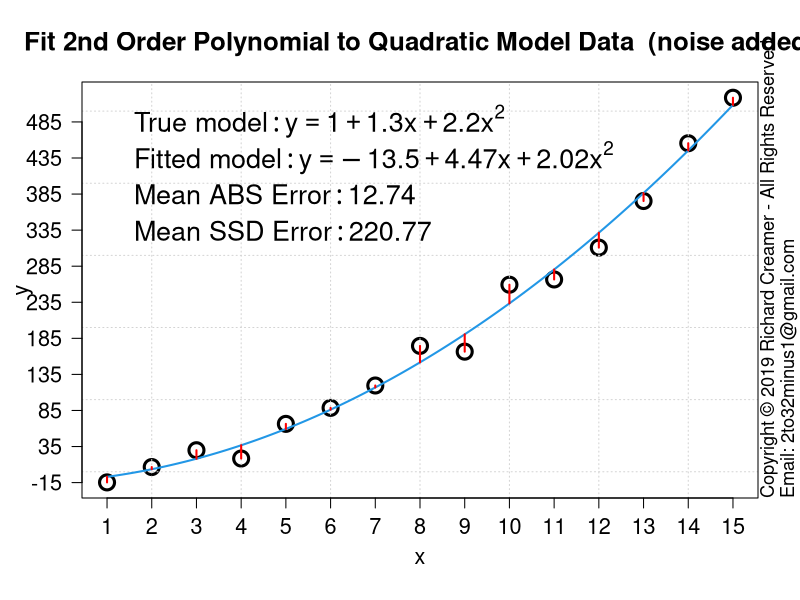

Write the R code that produced this figure.
##############################################################
### Copyright (c) Richard Creamer 2019 - All Rights Reserved
### Inquiries: email 2to32minus1@gmail.com
##############################################################

### Globals
fontScale = 1.2    # Global font size variable
lf        = 1.2    # Enlarge font of plot labels
verbose   = FALSE  # Verbose printing
lw        = 2      # Line width
xMargin   = 1      # X-axis margin for plots
yMargin   = 1      # Y-axis margin for plots
de        = 0.01   # Small constant for estimating derivatives numerically
smlPts    = 1      # Small  data point/circle
medPts    = 1.5    # Medium data point/circle
lrgPts    = 2.0    # Large  data point/circle

### Run this function to generate this plot
runFunc = function() {
	dw = 1000
	dh = 750	
	path = "D:/Code/R/LeastSquaresPlay/PlotsAndAssocCode/Plot37/"
	savePngVerbose( paste(path, "Plot37.png", sep=""), plot15PointPoly2DataFitPoly2, w=800, h=800, un="px" )	
}

### Draw 15-point quadratic + noise, fit quadratic
plot15PointPoly2DataFitPoly2 = function() {
	set.seed( 3 )	
	coeff = c( 1, 1.3, 2.2 )
	nPts = 15
	sigma = 20
	x = 1:nPts
	y = evalPoly( x, coeff ) + rnorm( length(x), sd=sigma )	
	xLimits = axisLimits( x )
	yLimits = axisLimits( y )	
	plot( x, y, axes = FALSE, xlim = xLimits, ylim = yLimits, cex.lab=lf, xlab="", ylab="",
		  main = "Fit 2nd Order Polynomial to Quadratic Model Data  (noise added)", cex=lrgPts, lwd=lw+1, cex.main=1.3*fontScale )	
	addAxisLabels()	
	grid()
	box()
	axis( side = 1, at = xLimits[1]:xLimits[2], cex.axis=1.3 )
	axis( side = 2, at = seq( yLimits[1], yLimits[2], 50 ), las=2, cex.axis=1.3 )
	
	lmFit = lm( y ~ x + I(x^2) )
	
	predX = seq( x[1],x[length(x)],length.out=500 )
	predY = evalPoly( predX, lmFit$coefficients )
	lines( predX, predY, col=4, lwd=lw )
	segments( x, y, x, predict( lmFit ), col = "red", lwd=lw )
	
	e = compPolyFitError( x, y, lmFit$coefficients )
	addLegend( coeff, lmFit$coefficients, meanAbsErr=e$meanAbsError, meanSsdErr=e$meanSsdError )
}

### Return string suitable for plot titles with actual exponents (not '^')
### Examples: [ "1.23", "1.23-2.21x", "1.23-2.21x+4.98x^2" ]
prettyPoly = function( coeff, nSigFigs=3, wrapLimit=3 ) {
	rc = signif( coeff, nSigFigs )
	numTerms = length( coeff )
	terms = c()
	for ( termNum in 1:numTerms ) {
		if ( termNum == 1 ) {
			s = paste( rc[termNum], sep="" )
		} else {
			s = paste( abs(rc[termNum]), sep="" )
		}
		if ( termNum > 1 )
			s = paste( s, "*x", sep="" )
		if ( termNum > 2 )
			s = paste( s, "^", (termNum-1), sep="" )
		terms[ length(terms) + 1 ] = s
	}
	wrapLines = list()
	catStr = ""
	for ( termNum in 1:numTerms ) {
		if ( termNum > 1 && ( termNum - 1 ) %% wrapLimit == 0 ) {
			wrapLines[length(wrapLines) + 1] = catStr
			catStr = ""
		}
		if ( termNum == 1 ) {
			catStr = paste( catStr, terms[termNum], sep="" )
		} else {
			if ( rc[termNum] < 0 ) {
				catStr = paste( catStr, " - ", terms[termNum], sep="" )
			} else {
				catStr = paste( catStr, " + ", terms[termNum], sep="" )
			}
		}
	}
	if ( catStr != "" )
		wrapLines[length(wrapLines) + 1] = catStr
	return( wrapLines )
}

### Compute plot axis limits to fit range of data
axisLimits = function( v, margin=0 ) {
	lowerLimit = floor( min(v) ) - margin
	upperLimit = ceiling( max(v) ) + margin
	c( lowerLimit, upperLimit )
}

### Convience method to add x/y axis labels
addAxisLabels = function( xLabel="x", yLabel="y", cexVal=1.3 ) {
	mtext( text=xLabel, side=1, line=2.5, cex=cexVal )
	mtext( text=yLabel, side=2, line=2.5, cex=cexVal )
}

### Add a legend to a plot suitable for this deck's polynomials/purpose
addLegend = function( coeff, fitCoeff, meanAbsErr=NULL, meanSsdErr=NULL, fontSz=1.35*fontScale, pos="topleft", wrapLimit=5 ) {
	legList = list()
	
	# Generate and append legend text lines for 'true model'
	truePolyStrList = prettyPoly( coeff, nSigFigs=3, wrapLimit=wrapLimit )
	legList[1] = paste( "'True model': y ==", truePolyStrList[1], sep="" )
	if ( length( truePolyStrList ) > 1 ) {
		for ( i in 2:length( truePolyStrList ) ) {
			legList[length(legList)+1] = paste( "'     '", truePolyStrList[i], sep="" )
		}
	}
	
	# Generate and append legend text lines for 'fitted model'
	fitPolyStrList = prettyPoly( fitCoeff, nSigFigs=3, wrapLimit=wrapLimit )
	legList[length(legList) + 1] = paste( "'Fitted model': y ==", fitPolyStrList[1], sep="" )
	if ( length( fitPolyStrList ) > 1 ) {
		for ( i in 2:length( fitPolyStrList ) ) {
			legList[length(legList)+1] = paste( "'     '", fitPolyStrList[i], sep="" )
		}
	}
	
	if ( !is.null(meanAbsErr) ) {
		legError = paste( "'Mean ABS Error': ", sprintf( "%.2f", meanAbsErr ), sep="" )
		legList[ length( legList ) + 1 ] = legError
	}
	if ( !is.null(meanSsdErr) ) {
		legError = paste( "'Mean SSD Error': ", sprintf( "%.2f", meanSsdErr ), sep="" )
		legList[ length( legList ) + 1 ] = legError
	}
	
	legend( pos, bty="n",inset=c(0.005,0.01),
			legend=parse(text=legList), col=c("transparent","transparent"),
			cex=fontSz, pch=15, y.intersp=1.1 )
}

# Compute errors, ABS and SSD, return tuple
compPolyFitError = function( x, y, coeff ) {
	predY = evalPoly( x, coeff )
	meanAbsError = (1/length(x)) * sum( abs(predY - y) )
	meanSsdError = (1/length(x)) * sum( (predY - y)^2 )
	return( list( meanAbsError=meanAbsError, meanSsdError=meanSsdError ) )
}

### Compute f(x) for a polynomial and a vector of x-coordinates
evalPoly = function( x, coeff ) {
	if ( length( coeff ) < 1 ) return( c(0) )  	
	termSum = 0
	for ( i in 1:length(coeff) ) {
		termSum = termSum + coeff[i] * x^(i-1)
	}
	return( termSum )
}

### Save to PNG file, specify width and height
savePngVerbose = function( path, plotFunc, w=512, h=512, un="px", doCopyright=TRUE, ... ) {
	png( filename = path, type="cairo", units=un, width=w, height=h, pointsize=12, res=96 )
	plotFunc( ... )
	if ( doCopyright )
		addCopyright()
	dev.off()
}

### Add copyright notice to plot via text()
addCopyright = function() {
	mtext( "Copyright \uA9 2019 Richard Creamer - All Rights Reserved", side=4, line=0, adj=0, cex=1.1 )
	mtext( "Email: 2to32minus1@gmail.com", side=4, line=1, adj=0, cex=1.1 )
}

runFunc()
